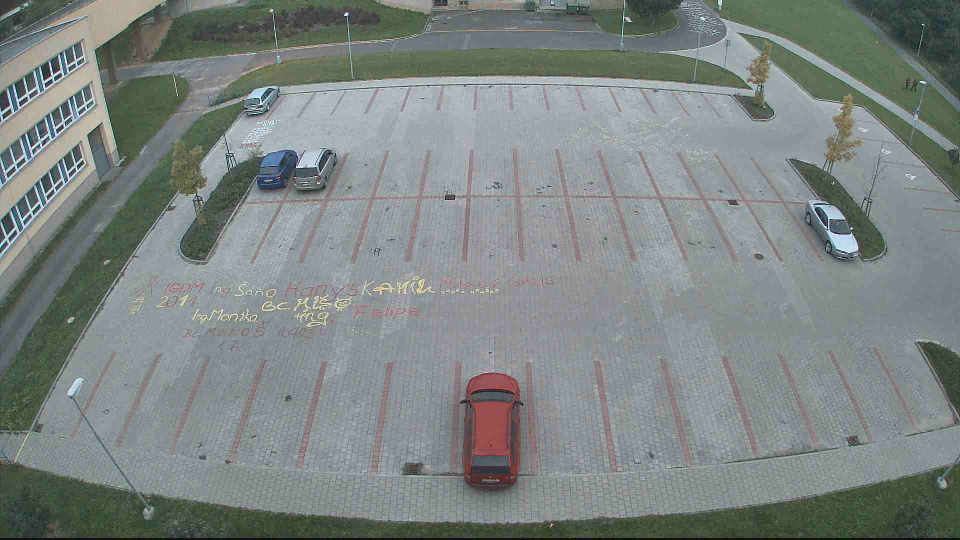
#> input picture test_images/test1.jpg, 1920 x 1080 px (shown at 1/2 size); its folder holds only this picture in this run
$ python main.py test_images/test1.jpg
#> lines starting #> are read from the running program, lines starting #| are printed output that depends on the picture; after the words box and inside, x2 and y2 are one past the last pixel; in counts of white or black regions, pixels touching at a corner belong together
#!/usr/bin/python
#pip isntall torch, torchvision

import sys
import cv2
import numpy as np
import math
import struct
from datetime import datetime
import glob

def order_points(pts):
	# initialzie a list of coordinates that will be ordered
	# such that the first entry in the list is the top-left,
	# the second entry is the top-right, the third is the
	# bottom-right, and the fourth is the bottom-left
	rect = np.zeros((4, 2), dtype = "float32")
	# the top-left point will have the smallest sum, whereas
	# the bottom-right point will have the largest sum
	s = pts.sum(axis = 1)
	rect[0] = pts[np.argmin(s)]
	rect[2] = pts[np.argmax(s)]
	# now, compute the difference between the points, the
	# top-right point will have the smallest difference,
	# whereas the bottom-left will have the largest difference
	diff = np.diff(pts, axis = 1)
	rect[1] = pts[np.argmin(diff)]
	rect[3] = pts[np.argmax(diff)]
	# return the ordered coordinates
	return rect

def four_point_transform(image, pts):
	# obtain a consistent order of the points and unpack them
	# individually
	rect = order_points(pts)
	(tl, tr, br, bl) = rect
	# compute the width of the new image, which will be the
	# maximum distance between bottom-right and bottom-left
	# x-coordiates or the top-right and top-left x-coordinates
	widthA = np.sqrt(((br[0] - bl[0]) ** 2) + ((br[1] - bl[1]) ** 2))
	widthB = np.sqrt(((tr[0] - tl[0]) ** 2) + ((tr[1] - tl[1]) ** 2))
	maxWidth = max(int(widthA), int(widthB))
	# compute the height of the new image, which will be the
	# maximum distance between the top-right and bottom-right
	# y-coordinates or the top-left and bottom-left y-coordinates
	heightA = np.sqrt(((tr[0] - br[0]) ** 2) + ((tr[1] - br[1]) ** 2))
	heightB = np.sqrt(((tl[0] - bl[0]) ** 2) + ((tl[1] - bl[1]) ** 2))
	maxHeight = max(int(heightA), int(heightB))
	# now that we have the dimensions of the new image, construct
	# the set of destination points to obtain a "birds eye view",
	# (i.e. top-down view) of the image, again specifying points
	# in the top-left, top-right, bottom-right, and bottom-left
	# order
	dst = np.array([
		[0, 0],
		[maxWidth - 1, 0],
		[maxWidth - 1, maxHeight - 1],
		[0, maxHeight - 1]], dtype = "float32")
	# compute the perspective transform matrix and then apply it
	M = cv2.getPerspectiveTransform(rect, dst)
	warped = cv2.warpPerspective(image, M, (maxWidth, maxHeight))
	# return the warped image
	return warped

def main(argv):

   # cv2.namedWindow("blur_image", 0)
    #cv2.namedWindow("res_image", 0)
    #cv2.namedWindow("edge_image", 0)

    pkm_file = open('parking_map_python.txt', 'r')
#> (reads parking_map_python.txt from the repository)
    pkm_lines = pkm_file.readlines()
    pkm_coordinates = []
    result_list = []

    for line in pkm_lines:
        st_line = line.strip()
        sp_line = list(st_line.split(" "))
        pkm_coordinates.append(sp_line)

    test_images = [img for img in glob.glob("test_images/*.jpg")]
    test_images.sort()
    for img in test_images:
        one_park_image = cv2.imread(img)
#> one_park_image is the input picture: shape (1080, 1920, 3); mean B, G, R 130.4, 132.4, 124.6
        for one_c in pkm_coordinates:
            pts = [((float(one_c[0])), float(one_c[1])),
                    ((float(one_c[2])), float(one_c[3])),
                    ((float(one_c[4])), float(one_c[5])),
                    ((float(one_c[6])), float(one_c[7]))]
            #print(pts)
            #https://www.pyimagesearch.com/2014/08/25/4-point-opencv-getperspective-transform-example/
            warped_image = four_point_transform(one_park_image, np.array(pts))
            res_image = cv2.resize(warped_image, (80, 80))

            blur_image = cv2.GaussianBlur(res_image,(5,5),0)

            gray_image = cv2.cvtColor(blur_image, cv2.COLOR_BGR2GRAY)
            edge_image = cv2.Canny(gray_image, 40, 120)
            count = cv2.countNonZero(edge_image)

            if float(one_c[1]) < 260 and count > 300:
               result_list.append(1)
               cv2.line(one_park_image, (int(one_c[0]), int(one_c[1])), (int(one_c[2]), int(one_c[3])), (0,0,255), 2)
               cv2.line(one_park_image, (int(one_c[2]), int(one_c[3])), (int(one_c[4]), int(one_c[5])), (0,0,255), 2)
               cv2.line(one_park_image, (int(one_c[4]), int(one_c[5])), (int(one_c[6]), int(one_c[7])), (0,0,255), 2)
               cv2.line(one_park_image, (int(one_c[6]), int(one_c[7])), (int(one_c[0]), int(one_c[1])), (0,0,255), 2)
            elif float(one_c[1]) < 370 and count > 520:
               result_list.append(1)
               cv2.line(one_park_image, (int(one_c[0]), int(one_c[1])), (int(one_c[2]), int(one_c[3])), (0,0,255), 2)
               cv2.line(one_park_image, (int(one_c[2]), int(one_c[3])), (int(one_c[4]), int(one_c[5])), (0,0,255), 2)
               cv2.line(one_park_image, (int(one_c[4]), int(one_c[5])), (int(one_c[6]), int(one_c[7])), (0,0,255), 2)
               cv2.line(one_park_image, (int(one_c[6]), int(one_c[7])), (int(one_c[0]), int(one_c[1])), (0,0,255), 2)
            elif float(one_c[1]) < 590 and count > 490:
               result_list.append(1)
               cv2.line(one_park_image, (int(one_c[0]), int(one_c[1])), (int(one_c[2]), int(one_c[3])), (0,0,255), 2)
               cv2.line(one_park_image, (int(one_c[2]), int(one_c[3])), (int(one_c[4]), int(one_c[5])), (0,0,255), 2)
               cv2.line(one_park_image, (int(one_c[4]), int(one_c[5])), (int(one_c[6]), int(one_c[7])), (0,0,255), 2)
               cv2.line(one_park_image, (int(one_c[6]), int(one_c[7])), (int(one_c[0]), int(one_c[1])), (0,0,255), 2)
            elif float(one_c[1]) >= 590 and count > 320:
               result_list.append(1)
               cv2.line(one_park_image, (int(one_c[0]), int(one_c[1])), (int(one_c[2]), int(one_c[3])), (0,0,255), 2)
               cv2.line(one_park_image, (int(one_c[2]), int(one_c[3])), (int(one_c[4]), int(one_c[5])), (0,0,255), 2)
               cv2.line(one_park_image, (int(one_c[4]), int(one_c[5])), (int(one_c[6]), int(one_c[7])), (0,0,255), 2)
               cv2.line(one_park_image, (int(one_c[6]), int(one_c[7])), (int(one_c[0]), int(one_c[1])), (0,0,255), 2)
            else:
               result_list.append(0)
         # [17 lines of commented-out code are left out]
            cv2.putText(one_park_image, str(count), (int(one_c[0]), int(one_c[1])), cv2.FONT_HERSHEY_PLAIN, 1.5, (0, 0, 0), 2)
#> this loop made 56 passes
#> (tl in four_point_transform, tr in four_point_transform, br in four_point_transform, bl in four_point_transform, widthA in four_point_transform, widthB in four_point_transform) on passes 1 to 5: ([149, 699], [228, 705], [141, 879], [61, 864], 81.39, 79.23), ([230, 706], [317, 712], [233, 898], [143, 881], 91.59, 87.21), ([317, 712], [415, 718], [340, 913], [233, 898], 108, 98.18), ([417, 718], [527, 722], [461, 928], [340, 915], 121.7, 110.1), ([527, 723], [650, 723], [598, 941], [463, 930], 135.4, 123)
#> (tl in four_point_transform, tr in four_point_transform, br in four_point_transform, bl in four_point_transform, widthA in four_point_transform, widthB in four_point_transform) on pass 44: ([634, 185], [693, 181], [663, 233], [598, 237], 65.12, 59.14)
#> pass 1, in four_point_transform, `warped = cv2.warpPerspective(image, M, (maxWidth, maxHeight))`:
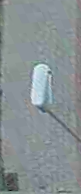
#> warped: shape (194, 81, 3); mean B, G, R 147.5, 145.2, 135.7
#> pass 1, in main, `res_image = cv2.resize(warped_image, (80, 80))`:
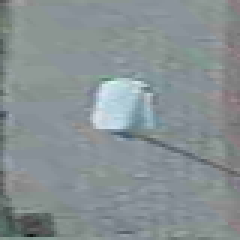
#> res_image: shape (80, 80, 3) (shown 3 times larger); mean B, G, R 147.4, 145.1, 135.6
#> pass 1, in main, `gray_image = cv2.cvtColor(blur_image, cv2.COLOR_BGR2GRAY)`:
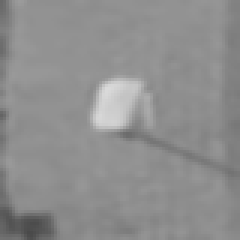
#> gray_image: shape (80, 80) (shown 3 times larger); min 74, max 217, mean 142.4
#> after the loop:
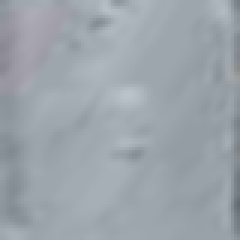
#> blur_image: shape (80, 80, 3) (shown 3 times larger); mean B, G, R 171.5, 164.2, 156.1
#> after the loop:
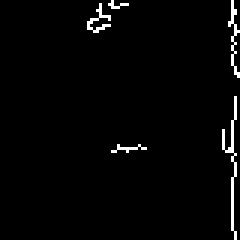
#> edge_image: shape (80, 80) (shown 3 times larger); 2.2% white in thin lines or dots, all inside (x1, y1, x2, y2) = (29, 0, 80, 80)
#> after the loop:
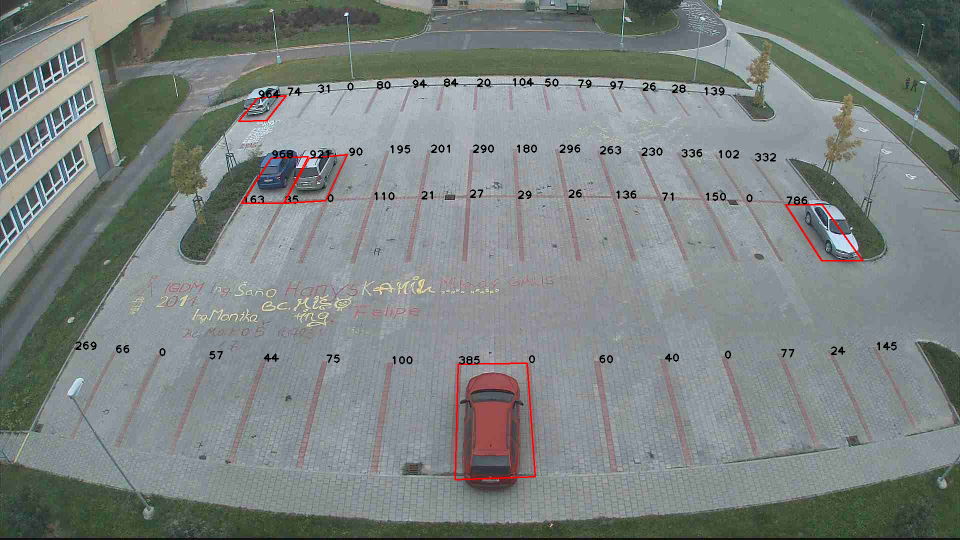
#> one_park_image: shape (1080, 1920, 3) (shown at 1/2 size); 0.88% of pixels changed, all inside (x1, y1, x2, y2) = (151, 156, 1794, 961)
       # cv2.imshow('one_park_image', one_park_image)
        key = cv2.waitKey(0)
#> (key Esc is pressed here)
        if key == 27: # exit on ESC
            break

    gt_file = open("groundtruth.txt", "r")
#> (reads groundtruth.txt from the repository)
    gt_lines = gt_file.readlines()
    false_positives = 0
    false_negatives = 0
    true_positives = 0
    true_negatives = 0
    i = 0

    for line in gt_lines:
       gt=int(line.strip())
       if((result_list[i]==1) and (gt==0)):
          false_positives += 1
       if((result_list[i]==1) and (gt==1)):
          true_positives += 1
       if((result_list[i]==0) and (gt==0)):
          true_negatives += 1
       if((result_list[i]==0) and (gt==1)):
          false_negatives += 1
       i += 1

    print("true positives: ", true_positives)
    print("true negatives: ", true_negatives)
    print("false negatives: ", false_negatives)
    print("false positives: ", false_positives)
    acc = (true_positives + true_negatives)/(false_positives+false_negatives+true_negatives+true_positives)
    precision = true_positives / (true_positives + false_positives)
    recall = true_positives / (true_positives + +false_negatives)
    f1 = 2.0*((precision*recall)/(precision+recall))

    print("acc: ", acc)
    print("precision: ", precision)
    print("recall: ", recall)
    print("F1: ", f1)


if __name__ == "__main__":
#> (the run stopped early here; a loop or call above may not have finished)
